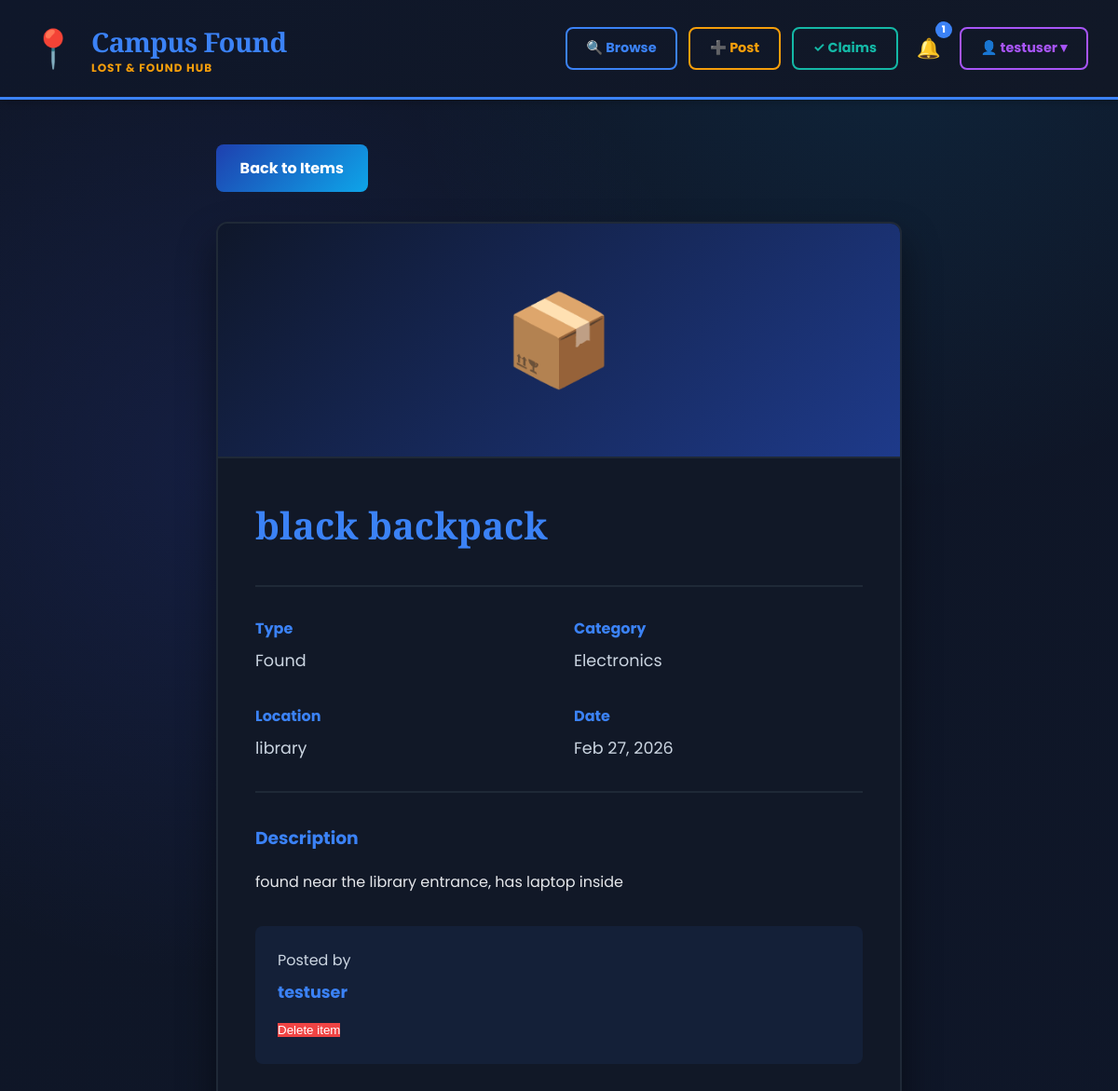
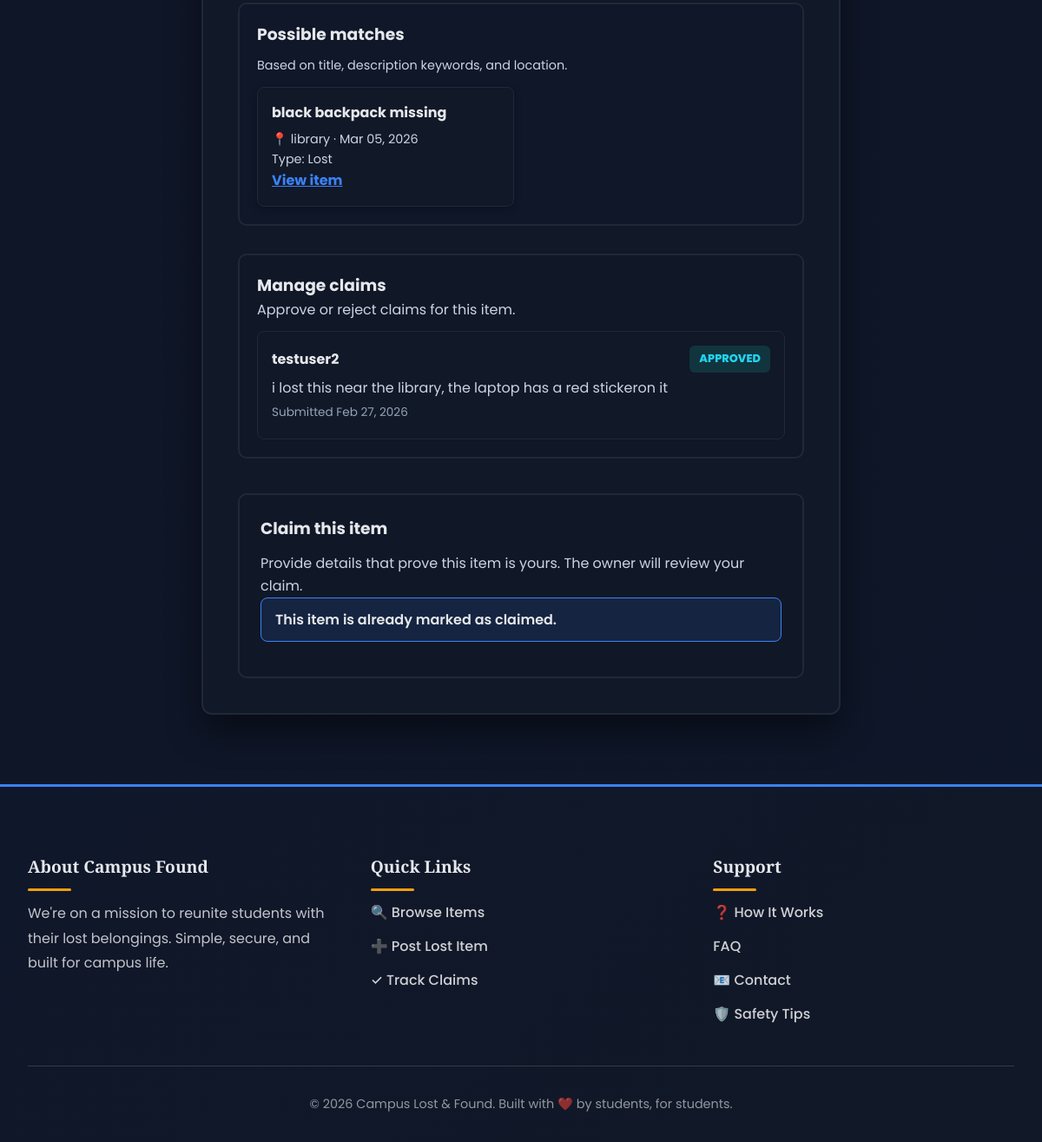
/item/1/ (signed in), run on the app's committed database (2 pictures, top to bottom).
### users/models.py (models this page shows)
class User(AbstractUser):
    ROLE_CHOICES = [
        ('student', 'Student'),
        ('admin', 'Admin')
    ]
    role = models.CharField(max_length=10, choices = ROLE_CHOICES, default='student')
    reputation_score = models.IntegerField(default=0)

### items/models.py (models this page shows, shortened)
class Item(models.Model):
    TYPE_CHOICES = [
        ('Lost', 'Lost'),
        ('Found', 'Found'),
    ]
    STATUS_CHOICES = [
        ('Open', 'Open'),
        ('Claimed', 'Claimed'),
        ('Resolved', 'Resolved'),
    ]
    title       = models.CharField(max_length=200)
    description = models.TextField()
    category    = models.ForeignKey(Category, on_delete=models.CASCADE)
    type        = models.CharField(max_length=10, choices=TYPE_CHOICES)
    image       = models.ImageField(upload_to='item_images/', blank=True, null=True)
    location    = models.CharField(max_length=200)
    date        = models.DateField(auto_now_add=True)
    status      = models.CharField(max_length=10, choices=STATUS_CHOICES, default='Open')
    owner       = models.ForeignKey(User, on_delete=models.CASCADE)

class Category(models.Model):
    name = models.CharField(max_length=100)

### claims/models.py (models this page shows, shortened)
class Claim(models.Model):
    STATUS_CHOICES = [
        ('Pending', 'Pending'),
        ('Approved', 'Approved'),
        ('Rejected', 'Rejected'),
    ]
    item              = models.ForeignKey(Item, on_delete=models.CASCADE, related_name='claims')
    claimant          = models.ForeignKey(settings.AUTH_USER_MODEL, on_delete=models.CASCADE, related_name='claims')
    proof_description = models.TextField()
    proof_image       = models.ImageField(upload_to='claim_proofs/', blank=True, null=True)
    status            = models.CharField(max_length=20, choices=STATUS_CHOICES, default='Pending')
    created_at        = models.DateTimeField(auto_now_add=True)
    class Meta:
        unique_together = ('item', 'claimant')

### items/views.py (the view, shortened to what this page needs)
# urls.py: path('item/<int:item_id>/', item_detail, name='item_detail'),
def item_detail(request, item_id):
    item = get_object_or_404(Item, id=item_id)
    claim_error = None
    claim_success = False
    existing_claim = None
    matches = []
    owner_action_message = None
    opposite_type = 'Found' if item.type == 'Lost' else 'Lost'
    candidates = Item.objects.filter(
        category=item.category,
        type=opposite_type,
        status='Open'
    ).exclude(pk=item.pk)
    keywords = [w for w in item.title.lower().split() if len(w) >= 4]
    keywords += [w for w in item.description.lower().split() if len(w) >= 4]
    scored = []
    for candidate in candidates:
        score = 0
        for kw in keywords:
            if kw in candidate.title.lower():
                score += 2
        for kw in keywords:
            if kw in candidate.description.lower():
                score += 1
        if item.location and candidate.location and item.location.lower() == candidate.location.lower():
            score += 3
        scored.append((score, candidate))
    scored.sort(key=lambda x: x[0], reverse=True)
    matches = [candidate for score, candidate in scored[:3] if score > 0]
    if request.user.is_authenticated:
        existing_claim = Claim.objects.filter(item=item, claimant=request.user).first()
    context = {
        'item': item,
        'claim_error': claim_error,
        'claim_success': claim_success,
        'existing_claim': existing_claim,
        'matches': matches,
        'owner_claims': item.claims.select_related('claimant').order_by('-created_at') if request.user == item.owner else [],
        'owner_action_message': owner_action_message,
    }
    return render(request, 'item_detail.html', context)

### items/context_processors.py (called while the page is built)
def notifications_count(request):
    if request.user.is_authenticated:
        count = request.user.notifications.filter(is_read=False).count()
    else:
        count = 0
    return {'unread_notifications': count}

### templates/item_detail.html (shortened to what this page needs)
{% extends 'base.html' %}
{% block content %}
<div class="item-detail-container">
  <a href="{% url 'home' %}" class="back-button">Back to Items</a>
  <div class="item-detail-card">
    <div class="item-detail-image">
      {% if item.image %}
      <img src="{{ item.image.url }}" alt="{{ item.title }}" style="max-width:100%;max-height:300px;object-fit:cover;" />
      {% else %}
      📦
      {% endif %}
    </div>
    <div class="item-detail-content">
      <h1 class="item-detail-title">{{ item.title }}</h1>
      <div class="item-detail-meta">
        <div class="meta-group">
          <h4>Type</h4>
          <p>{{ item.type }}</p>
        </div>
        <div class="meta-group">
          <h4>Category</h4>
          <p>{{ item.category.name }}</p>
        </div>
        <div class="meta-group">
          <h4>Location</h4>
          <p>{{ item.location }}</p>
        </div>
        <div class="meta-group">
          <h4>Date</h4>
          <p>{{ item.date|date:"M d, Y" }}</p>
        </div>
      </div>
      <div class="item-detail-description">
        <h3 style="color:var(--primary-rust);margin-bottom:1rem;">Description</h3>
        <p>{{ item.description }}</p>
      </div>
      <div class="item-detail-owner">
        <p style="color:var(--text-secondary);margin-bottom:0.5rem;">Posted by</p>
        <p class="owner-name">{{ item.owner.get_full_name|default:item.owner.username }}</p>
        {% if request.user == item.owner %}
        <form method="post" onsubmit="return confirm('Delete this item? This cannot be undone.');" style="margin-top:0.8rem;display:inline-block;">
          <button type="submit" class="btn-reject" style="border:none;">Delete item</button>
        </form>
        {% endif %}
      </div>
      {% if matches %}
      <div class="match-section">
        <h3 style="color:var(--text-primary);margin-bottom:0.6rem;">Possible matches</h3>
        <p class="match-meta" style="margin-bottom:0.8rem;">Based on title, description keywords, and location.</p>
        <div class="match-grid">
          {% for match in matches %}
          <div class="match-card">
            <h4>{{ match.title }}</h4>
            <div class="match-meta">📍 {{ match.location }} · {{ match.date|date:"M d, Y" }}</div>
            <div class="match-meta">Type: {{ match.type }}</div>
            <a href="{% url 'item_detail' match.id %}" class="match-link">View item</a>
          </div>
          {% endfor %}
        </div>
      </div>
      {% endif %}
      {% if request.user == item.owner %}
      <div class="owner-claims">
        <h3 style="color:var(--text-primary);">Manage claims</h3>
        <p style="color:var(--text-secondary);margin-bottom:0.5rem;">Approve or reject claims for this item.</p>
        {% if owner_claims %}
          {% for claim in owner_claims %}
          <div class="owner-claim-card">
            <header>
              <strong style="color:var(--text-primary);">{{ claim.claimant.username }}</strong>
              <span class="claim-badge {{ claim.status|lower }}">{{ claim.status }}</span>
            </header>
            <p>{{ claim.proof_description }}</p>
            <p style="font-size:0.85rem;color:var(--text-light);">Submitted {{ claim.created_at|date:"M d, Y" }}</p>
          </div>
          {% endfor %}
        {% else %}
          <div class="claim-alert info">No claims submitted yet.</div>
        {% endif %}
      </div>
      {% endif %}
      <div class="claim-section">
        <h3>Claim this item</h3>
        <p>Provide details that prove this item is yours. The owner will review your claim.</p>
        {% if item.status == 'Claimed' %}
          <div class="claim-alert info">This item is already marked as claimed.</div>
        {% elif not request.user.is_authenticated %}
          <div class="claim-alert info">
            Please <a href="{% url 'login' %}?next={{ request.path }}" style="color:inherit;text-decoration:underline;">log in</a> to submit a claim.
          </div>
        {% elif request.user == item.owner %}
          <div class="claim-alert info">You posted this item, so you can't submit a claim.</div>
        {% elif existing_claim %}
          <div class="claim-alert info">You already submitted a claim on {{ existing_claim.created_at|date:"M d, Y" }}.</div>
        {% endif %}
      </div>
    </div>
  </div>
</div>
{% endblock %}

### templates/base.html (shortened to what this page needs)
{% load static %}
<!doctype html>
<html lang="en">
  <head>
  </head>
  <body>
    <nav class="navbar">
      <a href="{% url 'home' %}" class="navbar-brand">
        <div class="navbar-brand-logo">📍</div>
        <div class="navbar-brand-text">
          <h1>Campus Found</h1>
          <p>Lost & Found Hub</p>
        </div>
      </a>
      <div class="navbar-nav">
        <a href="{% url 'home' %}"
           class="nav-btn nav-btn-rust {% if request.resolver_match.url_name == 'home' %}active{% endif %}">
          🔍 Browse
        </a>
        <a href="{% url 'post_item' %}"
           class="nav-btn nav-btn-mustard {% if request.resolver_match.url_name == 'post_item' %}active{% endif %}">
          ➕ Post
        </a>
        <a href="{% url 'my_claims' %}"
           class="nav-btn nav-btn-sage {% if request.resolver_match.url_name == 'my_claims' %}active{% endif %}">
          ✓ Claims
        </a>
        <a href="{% url 'notifications' %}" class="nav-icon" title="Notifications">
          🔔
          {% if unread_notifications > 0 %}
          <span class="notif-badge">{{ unread_notifications }}</span>
          {% endif %}
        </a>
        {% if request.user.is_authenticated %}
        <div class="profile-dropdown">
          <div class="nav-btn nav-btn-mauve profile-dropdown-trigger">
            👤 {{ request.user.username }} ▾
          </div>
        </div>
        {% else %}
        <a href="{% url 'login' %}" class="nav-btn nav-btn-rust">🔑 Login</a>
        <a href="{% url 'register' %}" class="nav-btn nav-btn-mustard">📝 Register</a>
        {% endif %}
      </div>
    </nav>
    <main>{% block content %}{% endblock %}</main>
    <footer class="footer">
      <div class="footer-content">
        <div class="footer-section">
          <h3>About Campus Found</h3>
          <p>
            We're on a mission to reunite students with their lost belongings.
            Simple, secure, and built for campus life.
          </p>
        </div>
        <div class="footer-section">
          <h3>Quick Links</h3>
          <ul>
            <li><a href="{% url 'home' %}">🔍 Browse Items</a></li>
            <li><a href="{% url 'post_item' %}">➕ Post Lost Item</a></li>
            <li><a href="{% url 'my_claims' %}">✓ Track Claims</a></li>
          </ul>
        </div>
        <div class="footer-section">
          <h3>Support</h3>
          <ul>
            <li><a href="#">❓ How It Works</a></li>
            <li><a href="#">FAQ</a></li>
            <li><a href="#">📧 Contact</a></li>
            <li><a href="#">🛡️ Safety Tips</a></li>
          </ul>
        </div>
      </div>
      <div class="footer-bottom">
        <p>&copy; 2026 Campus Lost & Found. Built with ❤️ by students, for students.</p>
      </div>
    </footer>
  </body>
</html>

### templates/item_detail.html (style rules this page uses)
.item-detail-container { max-width: 800px; margin: 3rem auto; padding: 0 2rem; }
.item-detail-card { background: var(--card-bg); border-radius: 12px; overflow: hidden; box-shadow: var(--shadow-lg); border: 2px solid var(--border-color); }
.item-detail-image { padding: 3rem; text-align: center; font-size: 6rem; background: var(--gradient-hero); border-bottom: 2px solid var(--border-color); }
.item-detail-content { padding: 2.5rem; }
.item-detail-title { font-size: 2.5rem; font-family: "Playfair Display", serif; color: var(--primary-rust); margin-bottom: 1rem; }
.item-detail-meta { display: grid; grid-template-columns: 1fr 1fr; gap: 2rem; margin: 2rem 0; padding: 2rem 0; border-top: 2px solid var(--border-color); border-bottom: 2px solid var(--border-color); }
.meta-group h4 { color: var(--primary-rust); font-weight: 700; margin-bottom: 0.5rem; }
.meta-group p { color: var(--text-secondary); font-size: 1.1rem; }
.item-detail-description { margin: 2rem 0; line-height: 1.8; color: var(--text-primary); }
.item-detail-owner { background: rgba(59, 130, 246, 0.08); padding: 1.5rem; border-radius: 8px; margin-top: 2rem; }
.owner-name { color: var(--primary-rust); font-weight: 700; font-size: 1.1rem; }
.claim-section { margin-top: 2.5rem; padding: 1.5rem; border: 2px solid var(--border-color); border-radius: 10px; background: rgba(17, 24, 39, 0.7); }
.claim-section h3 { color: var(--text-primary); margin-bottom: 0.75rem; }
.claim-section p { color: var(--text-secondary); }
.claim-alert { padding: 0.75rem 1rem; border-radius: 8px; margin-bottom: 1rem; font-weight: 600; }
.claim-alert.info { background: rgba(59, 130, 246, 0.12); color: var(--text-primary); border: 1px solid var(--primary-rust); }
.match-section { margin-top: 2rem; padding: 1.25rem; border-radius: 10px; border: 2px solid var(--border-color); background: rgba(15, 23, 42, 0.65); }
.match-grid { display: grid; gap: 1rem; grid-template-columns: repeat(auto-fill, minmax(220px, 1fr)); }
.match-card { padding: 1rem; border-radius: 8px; border: 1px solid var(--border-color); background: var(--card-bg); box-shadow: var(--shadow-sm); }
.match-card h4 { margin-bottom: 0.4rem; color: var(--text-primary); }
.match-meta { color: var(--text-secondary); font-size: 0.9rem; }
.match-link { color: var(--primary-rust); font-weight: 700; text-decoration: underline; }
.owner-claims { margin-top: 2rem; padding: 1.25rem; border-radius: 10px; border: 2px solid var(--border-color); background: rgba(17, 24, 39, 0.7); }
.owner-claim-card { padding: 1rem; border: 1px solid var(--border-color); border-radius: 8px; background: var(--card-bg); margin-top: 0.75rem; }
.owner-claim-card header { display: flex; justify-content: space-between; align-items: center; margin-bottom: 0.35rem; }
.owner-claim-card p { color: var(--text-secondary); margin: 0.25rem 0; }
.claim-badge { padding: 0.3rem 0.7rem; border-radius: 6px; font-size: 0.8rem; font-weight: 800; text-transform: uppercase; }
.claim-badge.approved { background: rgba(20,184,166,0.18); color: #22d3ee; }
.btn-reject { background: #ef4444; color: white; }
.back-button { display: inline-block; margin-bottom: 2rem; padding: 0.8rem 1.6rem; background: var(--gradient-primary); color: white; border-radius: 8px; font-weight: 700; transition: all 0.3s; text-decoration: none; }

### data on the page
User: user.username "testuser"
Item: title "black backpack", type "Found", category.name "Electronics", location "library", date "Feb 27, 2026", description "found near the library entrance, has laptop inside", owner.get_full_name "testuser"
Item: title "black backpack missing", location "library", date "Mar 05, 2026", type "Lost"
Claim: claimant.username "testuser2", status "APPROVED", proof_description "i lost this near the library, the laptop has a red stickeron it", created_at "Feb 27, 2026"

### other printed values
{{ unread_notifications }} "1"
